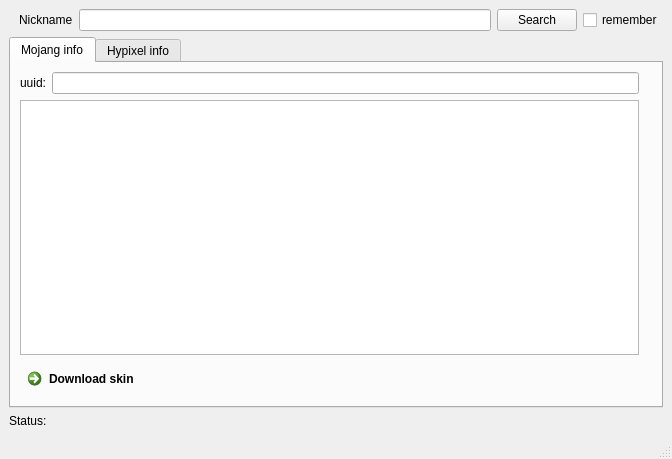
<?xml version="1.0" encoding="UTF-8"?>
<ui version="4.0">
 <class>MainWindow</class>
 <widget class="QMainWindow" name="MainWindow">
  <property name="geometry">
   <rect>
    <x>0</x>
    <y>0</y>
    <width>672</width>
    <height>459</height>
   </rect>
  </property>
  <property name="windowTitle">
   <string>HypeStatsApp</string>
  </property>
  <widget class="QWidget" name="centralwidget">
   <layout class="QVBoxLayout" name="verticalLayout_2">
    <item>
     <layout class="QHBoxLayout" name="horizontalLayout_3">
      <item>
       <spacer name="horizontalSpacer">
        <property name="orientation">
         <enum>Qt::Horizontal</enum>
        </property>
        <property name="sizeType">
         <enum>QSizePolicy::Fixed</enum>
        </property>
        <property name="sizeHint" stdset="0">
         <size>
          <width>10</width>
          <height>10</height>
         </size>
        </property>
       </spacer>
      </item>
      <item>
       <widget class="QLabel" name="nick">
        <property name="text">
         <string>Nickname</string>
        </property>
       </widget>
      </item>
      <item>
       <widget class="QLineEdit" name="nickInput">
        <property name="text">
         <string/>
        </property>
       </widget>
      </item>
      <item>
       <widget class="QPushButton" name="search">
        <property name="text">
         <string>Search</string>
        </property>
       </widget>
      </item>
      <item>
       <widget class="QCheckBox" name="rem">
        <property name="text">
         <string>remember</string>
        </property>
       </widget>
      </item>
     </layout>
    </item>
    <item>
     <widget class="QTabWidget" name="tabWidget">
      <property name="currentIndex">
       <number>0</number>
      </property>
      <widget class="QWidget" name="tab">
       <attribute name="title">
        <string>Mojang info</string>
       </attribute>
       <layout class="QHBoxLayout" name="horizontalLayout_4">
        <item>
         <layout class="QHBoxLayout" name="horizontalLayout_2">
          <item>
           <layout class="QVBoxLayout" name="verticalLayout">
            <item>
             <layout class="QHBoxLayout" name="horizontalLayout">
              <item>
               <widget class="QLabel" name="id">
                <property name="text">
                 <string>uuid:</string>
                </property>
               </widget>
              </item>
              <item>
               <widget class="QLineEdit" name="idBar">
                <property name="text">
                 <string/>
                </property>
               </widget>
              </item>
             </layout>
            </item>
            <item>
             <widget class="QListWidget" name="oldNicks"/>
            </item>
            <item>
             <widget class="QCommandLinkButton" name="download">
              <property name="text">
               <string>Download skin</string>
              </property>
              <property name="icon">
               <iconset theme="a">
                <normaloff>.</normaloff>.</iconset>
              </property>
             </widget>
            </item>
           </layout>
          </item>
          <item>
           <widget class="QLabel" name="skinView">
            <property name="text">
             <string/>
            </property>
           </widget>
          </item>
         </layout>
        </item>
       </layout>
      </widget>
      <widget class="QWidget" name="tab_2">
       <attribute name="title">
        <string>Hypixel info</string>
       </attribute>
       <layout class="QHBoxLayout" name="horizontalLayout_5">
        <item>
         <widget class="QTabWidget" name="tabWidget_2">
          <property name="currentIndex">
           <number>0</number>
          </property>
          <widget class="QWidget" name="tab_3">
           <attribute name="title">
            <string>Player</string>
           </attribute>
           <layout class="QHBoxLayout" name="horizontalLayout_6">
            <item>
             <widget class="QTextBrowser" name="mainInfo">
              <property name="enabled">
               <bool>true</bool>
              </property>
              <property name="html">
               <string>&lt;!DOCTYPE HTML PUBLIC &quot;-//W3C//DTD HTML 4.0//EN&quot; &quot;http://www.w3.org/TR/REC-html40/strict.dtd&quot;&gt;
&lt;html&gt;&lt;head&gt;&lt;meta name=&quot;qrichtext&quot; content=&quot;1&quot; /&gt;&lt;style type=&quot;text/css&quot;&gt;
p, li { white-space: pre-wrap; }
&lt;/style&gt;&lt;/head&gt;&lt;body style=&quot; font-family:'MS Shell Dlg 2'; font-size:8.25pt; font-weight:400; font-style:normal;&quot;&gt;
&lt;p style=&quot;-qt-paragraph-type:empty; margin-top:12px; margin-bottom:12px; margin-left:0px; margin-right:0px; -qt-block-indent:0; text-indent:0px;&quot;&gt;&lt;br /&gt;&lt;/p&gt;&lt;/body&gt;&lt;/html&gt;</string>
              </property>
             </widget>
            </item>
            <item>
             <layout class="QVBoxLayout" name="verticalLayout_3">
              <item>
               <widget class="QTextBrowser" name="rank">
                <property name="html">
                 <string>&lt;!DOCTYPE HTML PUBLIC &quot;-//W3C//DTD HTML 4.0//EN&quot; &quot;http://www.w3.org/TR/REC-html40/strict.dtd&quot;&gt;
&lt;html&gt;&lt;head&gt;&lt;meta name=&quot;qrichtext&quot; content=&quot;1&quot; /&gt;&lt;style type=&quot;text/css&quot;&gt;
p, li { white-space: pre-wrap; }
&lt;/style&gt;&lt;/head&gt;&lt;body style=&quot; font-family:'MS Shell Dlg 2'; font-size:8.25pt; font-weight:400; font-style:normal;&quot;&gt;
&lt;p style=&quot;-qt-paragraph-type:empty; margin-top:0px; margin-bottom:0px; margin-left:0px; margin-right:0px; -qt-block-indent:0; text-indent:0px;&quot;&gt;&lt;br /&gt;&lt;/p&gt;&lt;/body&gt;&lt;/html&gt;</string>
                </property>
               </widget>
              </item>
              <item>
               <widget class="QTextBrowser" name="guild"/>
              </item>
              <item>
               <widget class="QTextBrowser" name="login"/>
              </item>
             </layout>
            </item>
           </layout>
          </widget>
          <widget class="QWidget" name="tab_4">
           <attribute name="title">
            <string>SkyWars</string>
           </attribute>
          </widget>
         </widget>
        </item>
       </layout>
      </widget>
     </widget>
    </item>
    <item>
     <widget class="QLabel" name="status">
      <property name="text">
       <string>Status:</string>
      </property>
     </widget>
    </item>
   </layout>
  </widget>
  <widget class="QMenuBar" name="menubar">
   <property name="geometry">
    <rect>
     <x>0</x>
     <y>0</y>
     <width>672</width>
     <height>21</height>
    </rect>
   </property>
  </widget>
  <widget class="QStatusBar" name="statusbar"/>
 </widget>
 <resources/>
 <connections/>
</ui>
